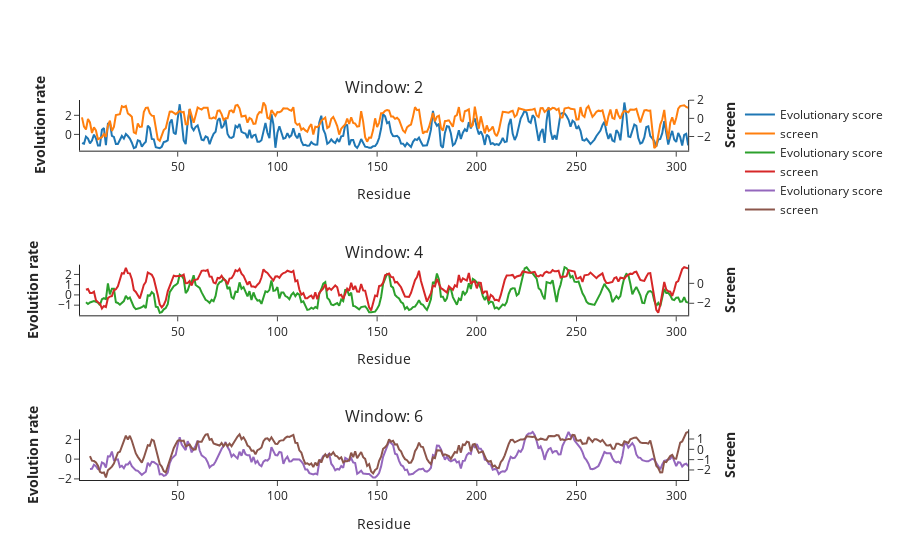

The cell this chart's notebook holds for it:
### Code cell
# Create figure with secondary y-axis
fig = make_subplots(specs=[[{"secondary_y": True}],
                          [{"secondary_y": True}],
                          [{"secondary_y": True}]],
        rows=3, cols=1, vertical_spacing=0.3, 
        subplot_titles=("Window: 2", "Window: 4", "Window: 6"))


for ind, x in enumerate([2,4,6]):
    rolling_evo = r4s['SCORE'].rolling(x).mean()
    rolling_screen = r4s['protease_screen_score'].rolling(x).mean()
    evo_zscore = (rolling_evo - rolling_evo.mean())/rolling_evo.std()
    screen_zscore = (rolling_screen - rolling_screen.mean())/rolling_screen.std()
    diff =  screen_zscore - evo_zscore
    
# Add traces
    fig.add_trace(
                go.Scatter(x=r4s[' POS'], 
                y=evo_zscore, 
                name="Evolutionary score",
                mode='lines'),
                secondary_y=False, 
                row = ind+1, col = 1
    )

    fig.add_trace(
                go.Scatter(x=r4s[' POS'], 
                y=screen_zscore,
                name="screen",
                mode='lines'),
        secondary_y=True,
        row = ind+1, col = 1
    )


    # Set x-axis title
    fig.update_xaxes(title_text="Residue")
    fig.update_layout(dict(
    template="simple_white",
        xaxis=dict(ticks="outside", showline=True),
        yaxis=dict(ticks="outside", showline=True)))
    # Set y-axes titles
    fig.update_yaxes(title_text="<b>Evolution rate</b>", secondary_y=False)
    fig.update_yaxes(title_text="<b>Screen</b>", secondary_y=True)
    fig.update_layout({
            'plot_bgcolor': 'rgba(255,255,255, 0.7)',
            'paper_bgcolor': 'rgba(0, 0, 0, 0)',
            })

fig.show()
# offline.plot(fig, filename = fig_folder+'rolling_average_evolution_screen.html')
fig.write_image(fig_folder+"rolling_average_evolution_screen.pdf")

### Figure 1 — Plotly figure (JSON) as saved in the notebook; plotly's stock layout.template omitted (floating-point values rounded to 4 significant figures; data arrays with more than 128 entries replaced by an {"elided": "..."} marker saying what was removed)
{"data": [{"mode": "lines", "name": "Evolutionary score", "type": "scatter", "x": {"elided": "306 int values"}, "xaxis": "x", "y": {"elided": "306 float values"}, "yaxis": "y"}, {"mode": "lines", "name": "screen", "type": "scatter", "x": {"elided": "306 int values"}, "xaxis": "x", "y": {"elided": "306 float values"}, "yaxis": "y2"}, {"mode": "lines", "name": "Evolutionary score", "type": "scatter", "x": {"elided": "306 int values"}, "xaxis": "x2", "y": {"elided": "306 float values"}, "yaxis": "y3"}, {"mode": "lines", "name": "screen", "type": "scatter", "x": {"elided": "306 int values"}, "xaxis": "x2", "y": {"elided": "306 float values"}, "yaxis": "y4"}, {"mode": "lines", "name": "Evolutionary score", "type": "scatter", "x": {"elided": "306 int values"}, "xaxis": "x3", "y": {"elided": "306 float values"}, "yaxis": "y5"}, {"mode": "lines", "name": "screen", "type": "scatter", "x": {"elided": "306 int values"}, "xaxis": "x3", "y": {"elided": "306 float values"}, "yaxis": "y6"}], "layout": {"annotations": [{"font": {"size": 16}, "showarrow": false, "text": "Window: 2", "x": 0.47, "xanchor": "center", "xref": "paper", "y": 1, "yanchor": "bottom", "yref": "paper"}, {"font": {"size": 16}, "showarrow": false, "text": "Window: 4", "x": 0.47, "xanchor": "center", "xref": "paper", "y": 0.5667, "yanchor": "bottom", "yref": "paper"}, {"font": {"size": 16}, "showarrow": false, "text": "Window: 6", "x": 0.47, "xanchor": "center", "xref": "paper", "y": 0.1333, "yanchor": "bottom", "yref": "paper"}], "paper_bgcolor": "rgba(0, 0, 0, 0)", "plot_bgcolor": "rgba(255,255,255, 0.7)", "xaxis": {"anchor": "y", "domain": [0, 0.94], "showline": true, "ticks": "outside", "title": {"text": "Residue"}}, "xaxis2": {"anchor": "y3", "domain": [0, 0.94], "title": {"text": "Residue"}}, "xaxis3": {"anchor": "y5", "domain": [0, 0.94], "title": {"text": "Residue"}}, "yaxis": {"anchor": "x", "domain": [0.8667, 1], "showline": true, "ticks": "outside", "title": {"text": "<b>Evolution rate</b>"}}, "yaxis2": {"anchor": "x", "overlaying": "y", "side": "right", "title": {"text": "<b>Screen</b>"}}, "yaxis3": {"anchor": "x2", "domain": [0.4333, 0.5667], "title": {"text": "<b>Evolution rate</b>"}}, "yaxis4": {"anchor": "x2", "overlaying": "y3", "side": "right", "title": {"text": "<b>Screen</b>"}}, "yaxis5": {"anchor": "x3", "domain": [0, 0.1333], "title": {"text": "<b>Evolution rate</b>"}}, "yaxis6": {"anchor": "x3", "overlaying": "y5", "side": "right", "title": {"text": "<b>Screen</b>"}}}}
